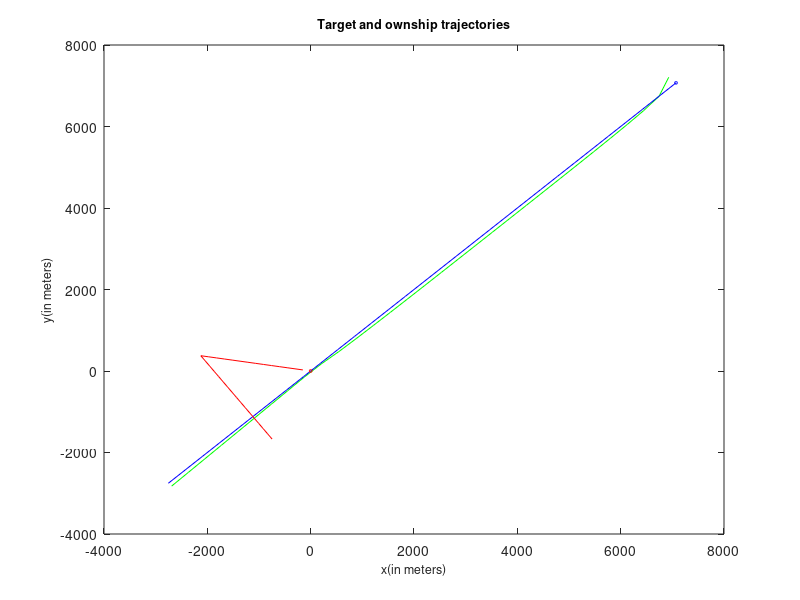

This chart was generated by the following MATLAB code:
%script
rangeVar = 1;
thetaVar = 6;
velocityVar = 10;
% targetInit = [7071; 7071; 225; 7.72];
% ownshipInit = [0; 0; 170; 2.57];
targetInit = [7071; 7071; -5.4589; -5.4589];
ownshipInit = [0; 0; -2.5310; .4463];
ownshipState = ownshipInit;
targetState = targetInit;
targetStateLog = [targetInit];
ownshipStateLog = [];
rmsLog = [];
startTime = 60;
time = startTime;
finalTime = 1800;
timeStep = 60;

%Initial Measurements
bearing = atan2(targetInit(1)-ownshipInit(1),targetInit(2)-ownshipInit(2))*180/pi + (thetaVar * randn());
distance = sqrt((targetInit(1)-ownshipInit(1)+(rangeVar * randn()))^2+(targetInit(2)-ownshipInit(2)+(rangeVar * randn()))^2);
targetEst = [distance*cosd(bearing);
             distance*sind(bearing);
             0;
             0];
targetEstLog = [targetEst];
P = [0 0 0 0;
     0 0 0 0;
     0 0 velocityVar^2 0;
     0 0 0 velocityVar^2];
Q = [rangeVar^2 0;
     0 rangeVar^2];
F = [1 0 timeStep 0;
     0 1 0 timeStep;
     0 0 1 0;
     0 0 0 1];
PLog = P;
 
%Simulation
for i = startTime:timeStep:finalTime
    time = i;
    
%move vehicle and target
if(time == 900)
    ownshipState(3) = 1.4371;
    ownshipState(4) = -2.1306;
end
ownshipState = F*ownshipState;
ownshipStateLog = [ownshipStateLog ownshipState];
targetState = F*targetState;
targetStateLog = [targetStateLog targetState];

%Measure
H=[(1-(ownshipState(1)/targetState(1))) 0 0 0;
    0 (1-(ownshipState(2)/targetState(2))) 0 0];
dis = H*targetState;
varry = rangeVar * randn();
distance = sqrt((dis(1)+varry)^2+(dis(2)+varry)^2);%Check the variance method

%Estimation
targetEst = F*targetEst;
H_est = [(1-(ownshipState(1)/targetEst(1))) 0 0 0;
    0 (1-(ownshipState(2)/targetEst(2))) 0 0];
disEst = H*targetEst;
P_pred = F*P*F'; %QsuperS
S=H*P_pred*H'+Q;
K=P_pred*H'/S;
targetEst = targetEst + K*(dis-disEst);
P_pred = (eye(4)-K*H)*P_pred;
P = P_pred;
targetEstLog = [targetEstLog targetEst];
r = sqrt( sum( (targetStateLog(1:2)-targetEstLog(1:2)).^2) / numel(targetStateLog) ); 
rmsLog = [rmsLog r];
PLog = [PLog P];


end

%Figure
plot(targetEstLog(1,:),targetEstLog(2,:),'-g')
hold on
plot(targetStateLog(1,:),targetStateLog(2,:),'-b')
hold on
plot(ownshipStateLog(1,:),ownshipStateLog(2,:),'-r')
hold on
plot(ownshipInit(1),ownshipInit(2),'or', 'MarkerSize', 2)
hold on
plot(targetInit(1),targetInit(2),'ob', 'MarkerSize', 2)
%legend('Target Estimate','Target','Ownship','Ownship initial','Target initial')
%legend('Location','northwest')
xlim([-4000 8000])
ylim([-4000 8000])
xlabel('x(in meters)','FontSize',9)
ylabel('y(in meters)','FontSize',9)
title('Target and ownship trajectories','FontSize',9)

% figure()
% plot(rmsLog)
